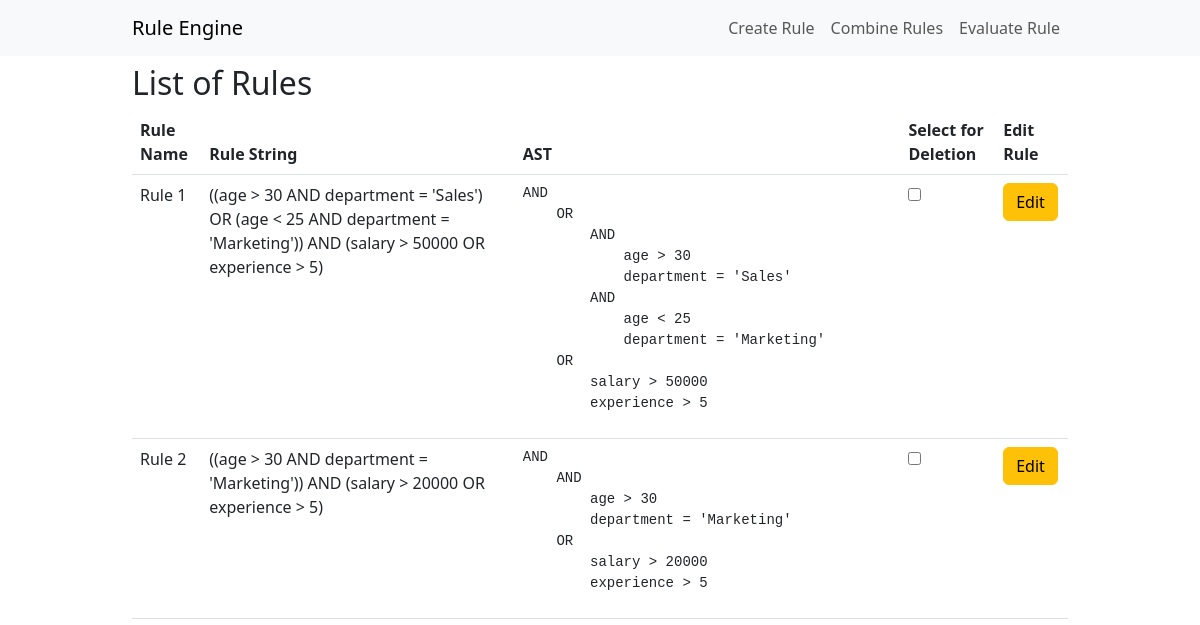
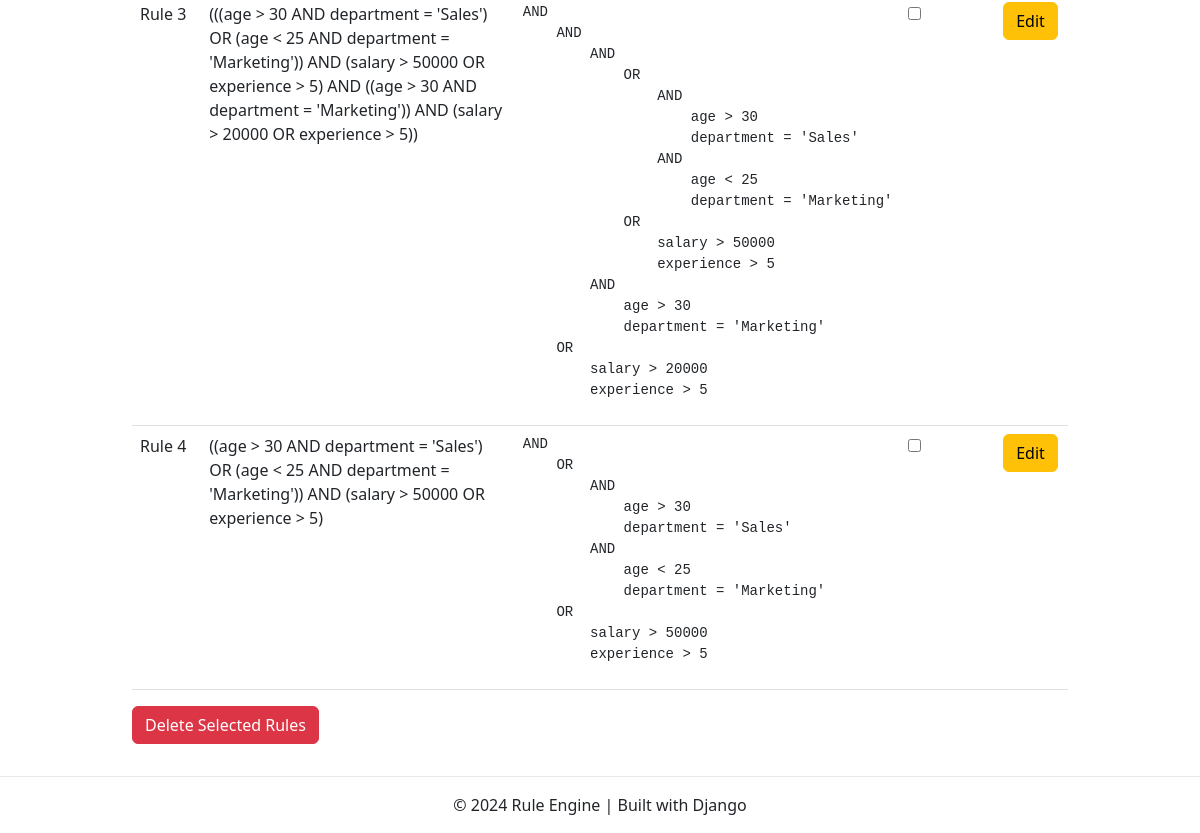
The page /rule-engine/ on the database as committed earlier (2 pictures, top to bottom).
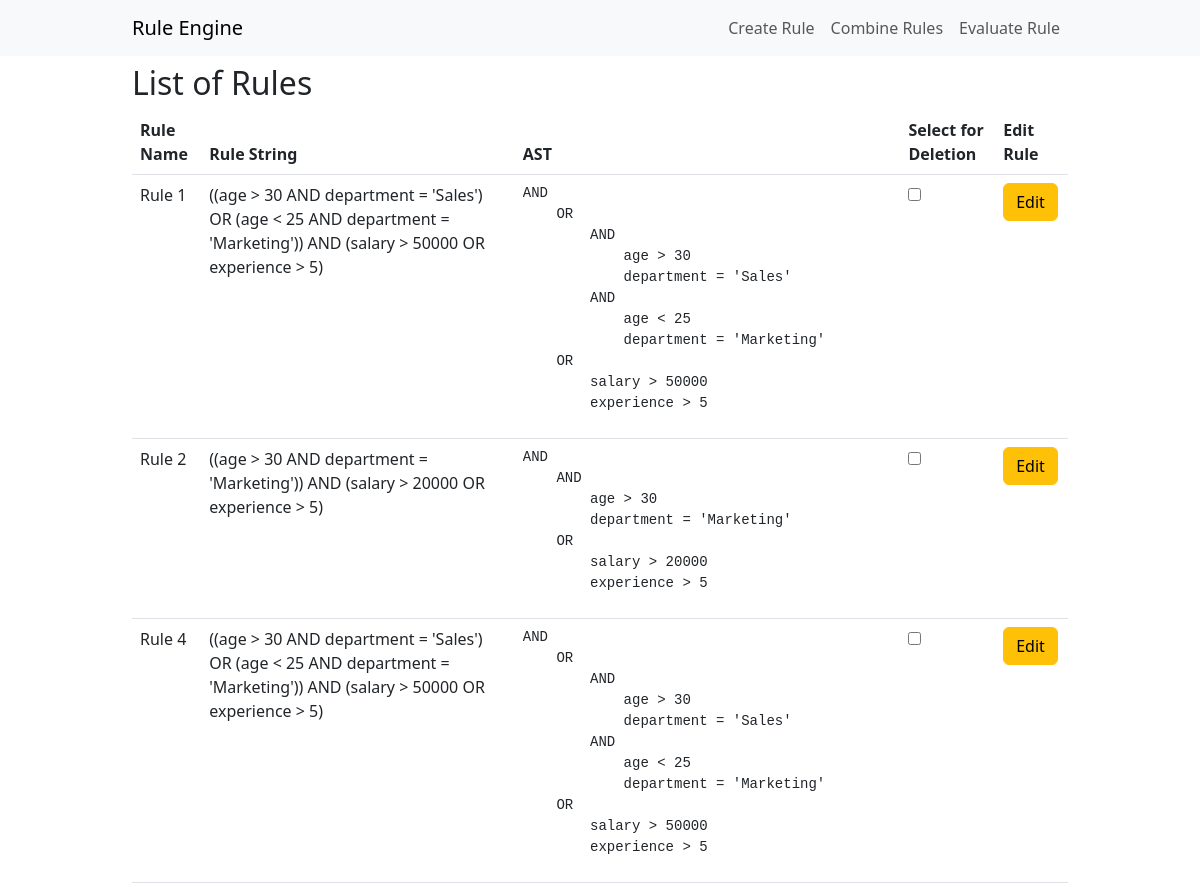
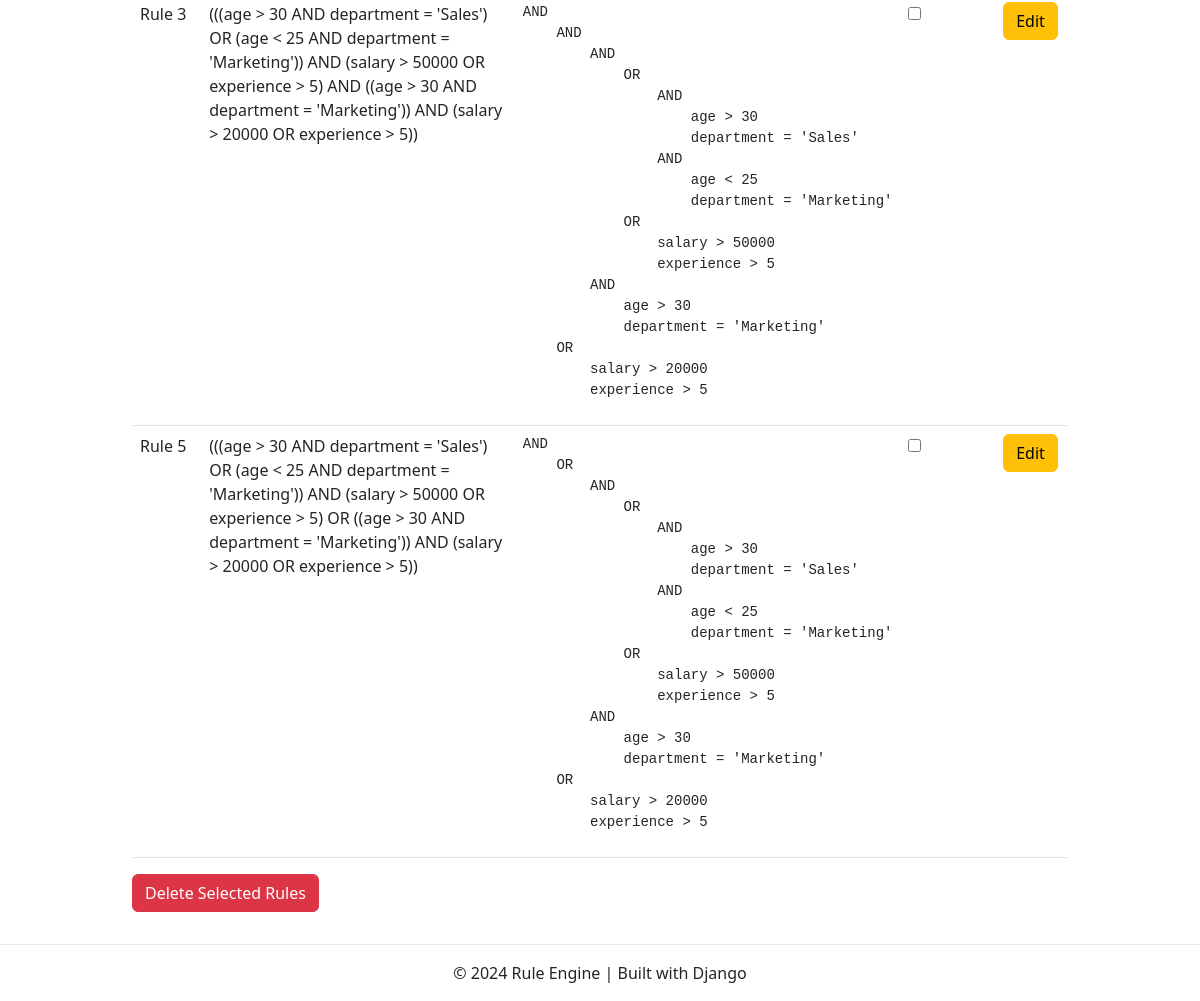
The same page on the database as committed later (2 pictures, top to bottom).
### engine/models.py (models this page shows, shortened)
class Rule(models.Model):
    rule_name = models.CharField(max_length=255,unique=True)
    rule_string = models.TextField()
    ast_json = models.JSONField(null=True, blank=True)  # Allow null and blank values for ast_json
    created_at = models.DateTimeField(auto_now_add=True)

### engine/views.py (the view)
# urls.py: path('', views.RuleListView.as_view(), name='rule_list'),
class RuleListView(View):
    def get(self, request):
        rules = Rule.objects.all()
        rules_with_ast = []
        for rule in rules:
            ast_tree = self.json_to_ast(rule.ast_json)  # Convert JSON back to AST format
            rules_with_ast.append({
                'rule_name': rule.rule_name,
                'rule_string': rule.rule_string,
                'rule_ast': ast_tree
            })
            print(ast_tree)
        return render(request, 'engine/rule_list.html', {'rules_with_ast': rules_with_ast})
    def json_to_ast(self, json_node, indent=0):
        if not isinstance(indent, int):  # Check if indent is an integer
            raise TypeError(f"Expected 'indent' to be an integer, got {type(indent).__name__}")
        prefix = "    " * indent  # Create indentation based on depth
        if json_node['type'] == 'operator':
            left_subtree = self.json_to_ast(json_node['left'], indent + 1)
            right_subtree = self.json_to_ast(json_node['right'], indent + 1)
            return f"{prefix}{json_node['value']}\n{left_subtree}\n{right_subtree}"
        else:
            return f"{prefix}{json_node['value']}"

### engine/templates/engine/rule_list.html (shortened to what this page needs)
{% extends 'engine/base.html' %}
{% block content %}
<h2>List of Rules</h2>
<table class="table table-hover">
    <thead>
        <tr>
            <th>Rule Name</th>
            <th>Rule String</th>
            <th>AST</th>
            <th>Select for Deletion</th>
            <th>Edit Rule</th>
        </tr>
    </thead>
    <tbody>
        {% for rule in rules_with_ast %}
        <tr>
            <td>{{ rule.rule_name }}</td>
            <td>
                <span id="rule-display-{{ rule.rule_name }}">{{ rule.rule_string }}</span>
            </td>
            <td><pre>{{ rule.rule_ast }}</pre></td>
            <td><input type="checkbox" class="rule-checkbox" value="{{ rule.rule_name }}"></td>
            <td>
                <button class="btn btn-warning" onclick="editRule('{{ rule.rule_name }}')">Edit</button>
            </td>
        </tr>
        {% empty %}
        <tr>
            <td colspan="5">No rules available.</td>
        </tr>
        {% endfor %}
    </tbody>
</table>
<button id="delete-button" class="btn btn-danger">Delete Selected Rules</button>
{% endblock %}

Rows that differ between the two databases and show on the page:
added Rule: rule_name "Rule 5", rule_string "(((age > 30 AND department = 'Sales') OR (age < 25 AND department = 'Marketing')) AND (salary > 50000 OR experience > 5) OR ((age > 30 AND department = 'Marketing')) AND (salary > 20000 OR experience > 5))"
Other text that changed with them:
new list line: "AND OR AND OR AND age > 30 department = 'Sales' AND age < 25 department = 'Marketing' OR salary > 50000 experience > 5 AND age > 30 department = 'Marketing' OR salary > 20000 experience > 5 ☐ Edit"
